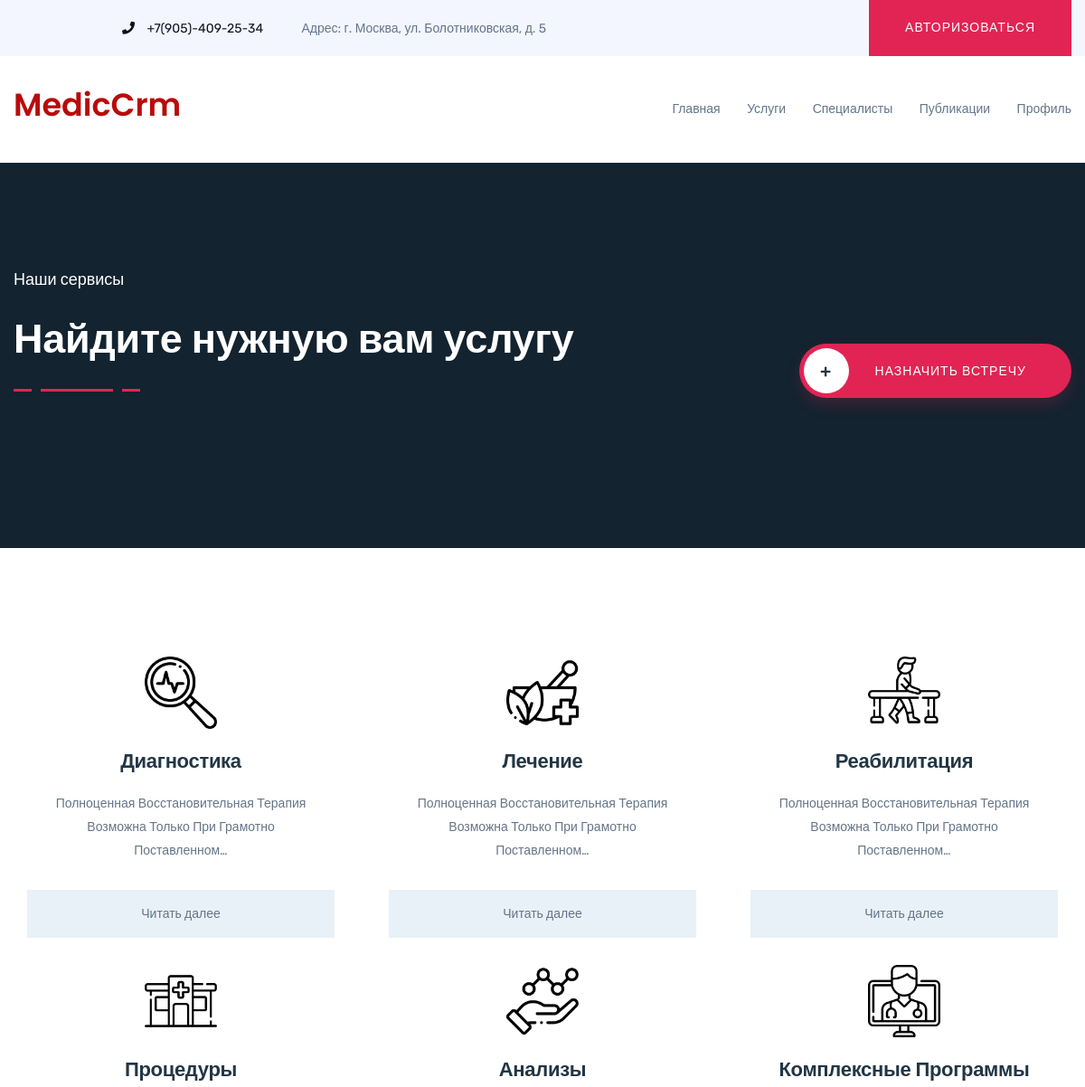
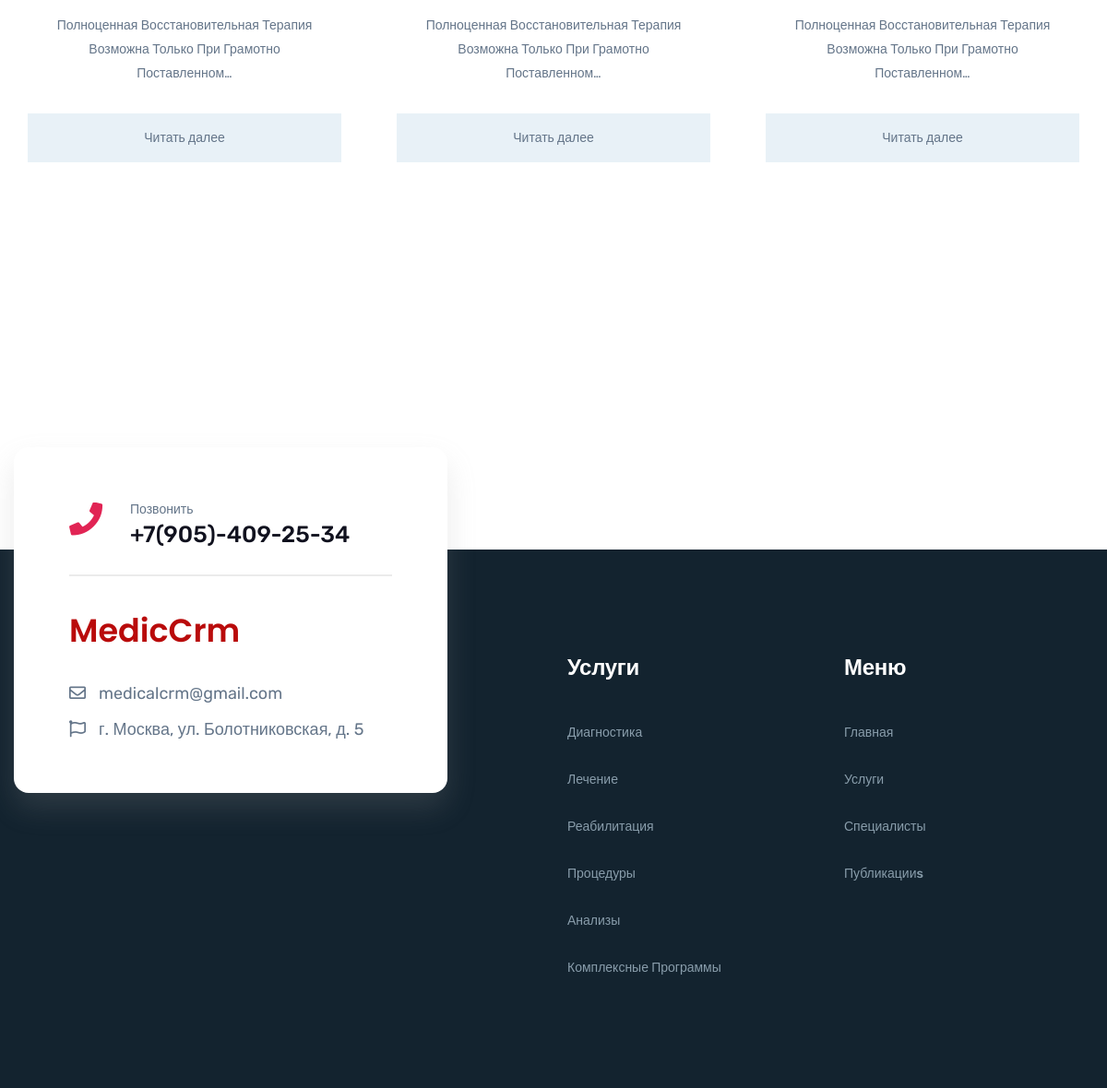
The app's page /service/ with its own data (2 pictures, top to bottom).
### service/models.py (models this page shows, shortened)
class Services(models.Model):
    image = models.ImageField(upload_to="service/", blank=True, null=True)
    name = models.CharField(max_length=200, blank=True)
    slug = models.SlugField(unique=True, blank=True)
    description = models.TextField(blank=True)

### service/views.py (the view, shortened to what this page needs)
# urls.py: path("", ServiceView.as_view(), name="service"),
class ServiceView(View):
    template_name = "pages/service/services-2.html"
    def get_context_data(self):
        context = {
            "services" : Services.objects.all()
        }
        return context
    def get(self, request):
        context = self.get_context_data()
        return render(request, self.template_name, context)

### templates/pages/service/services-2.html
{% extends 'wrapper.html' %}
{% load static %}
{% block content %}
      <section class="about-area pt-120 pb-90 primary-bg">
        <div class="container">
            <div class="row">
                <div class="col-xl-7 col-lg-8 col-md-12">
                    <div class="section-title pos-rel mb-75">
                        <div class="section-text pos-rel" >
                            <h5 style="color: white;">Наши сервисы</h5>
                            <h1 style="color: white;">Найдите нужную вам услугу</h1>
                        </div>
                        <div class="section-line pos-rel">
                            <img src="{% static 'img/shape/section-title-line.png' %}" alt="">
                        </div>
                    </div>
                </div>
                <div class="col-xl-5 col-lg-4">
                    <div class="section-button text-right pt-80">
                        <a data-animation="fadeInLeft" data-delay=".6s" href="{% url 'appointment:appointment_main' %}"
                            class="btn btn-icon ml-0"><span>+</span>назначить встречу</a>
                    </div>
                </div>
            </div>
        </div>
      </section>
      <section class="about-area pt-120 pb-90">
            <div class="container">
                <div class="row">
                    {% for i in services %}
                    <div class="col-xl-4 col-lg-4 col-md-6">
                        <div class="service-box-3 mb-30 text-center">
                            <div class="service-content-box">
                                <div class="service-content">
                                    <div class="image mb-4">
                                        <img src="{{ i.image.url }}" alt="" width="80px" height="80px">
                                    </div>
                                    <h3><a href="{% url 'service_app:service_detail' i.slug %}">{{ i.name|title  }}</a></h3>
                                    <p style="text-transform: capitalize;">
                                        {{ i.description|truncatechars:80 }}
                                    </p>
                                </div>
                                <a href="{% url 'service_app:service_detail' i.slug %}" class="service-link">Читать далее</a>
                            </div>
                        </div>
                    </div>
                    {% endfor %}
                </div>
            </div>
      </section>
{% endblock content%}

### templates/wrapper.html (shortened to what this page needs)
<!doctype html>
{% load static %}
<html class="no-js' %}" lang="zxx">
<head>
    <link rel="stylesheet" href="{% static 'css/bootstrap.min.css' %}">
    <link rel="stylesheet" href="{% static 'css/owl.carousel.min.css' %}">
    <link rel="stylesheet" href="{% static 'css/all.min.css' %}">
    <link rel="stylesheet" href="{% static 'css/meanmenu.css' %}">
    <link rel="stylesheet" href="{% static 'css/slick.css' %}">
    <link rel="stylesheet" href="{% static 'css/default.css' %}">
    <link rel="stylesheet" href="{% static 'css/style.css' %}">
    <link rel="stylesheet" href="{% static 'css/responsive.css' %}">
</head>
<body>
    <header>
        <div class="top-bar d-flex d-md-block">
            <div class="container">
                <div class="row d-flex align-items-center">
                    <div class="col-xl-6 offset-xl-1 col-lg-6 offset-lg-1 col-md-7 offset-md-1 col-8">
                        <div class="header-info">
                            <span id="number"><a href="tel:+79054092534"><i class="fas fa-phone"></i> +7(905)-409-25-34</a></span>
                            <span id="address">Адрес: г. Москва, ул. Болотниковская, д. 5</span>
                        </div>
                    </div>
                    <div class="col-xl-5 col-lg-5 col-md-4 col-4">
                        <div class="header-top-right-btn f-right">
                            <a href="{% url 'users:login' %}" class="btn">Авторизоваться</a>
                        </div>
                    </div>
                </div>
            </div>
        </div>
        <div class="header-menu-area">
            <div class="container">
                <div class="row">
                    <div class="col-xl-3 col-lg-3 col-md-5 d-flex align-items-center">
                            <a href="{% url 'main_app:home' %}">
                                <h2 style="color: rgb(185, 11, 11);">MedicCrm</h2>
                            </a>
                    </div>
                    <div class="col-xl-9 col-lg-9 col-md-9">
                        <div class="header__menu f-right">
                            <nav id="mobile-menu">
                                <ul>
                                    <li><a href="{% url 'main_app:home' %}">Главная</a>
                                    </li>
                                    <li><a href="{% url 'service_app:service' %}">Услуги</a>
                                    </li>
                                    <li><a href="{% url 'doctors_app:doctors_home' %}">Специалисты</a>
                                    </li>
                                    <li><a href="{% url 'blog:blog_main' %}">Публикации</a>
                                    </li>
                                    <li>
                                        <a href="{% url 'users:profile' %}">Профиль</a>
                                    </li>
                                </ul>
                            </nav>
                        </div>
                    </div>
                    <div class="col-12">
                    </div>
                </div>
            </div>
        </div>
    </header>
    <main>
        {% block content %}{% endblock content %}
        <footer style="margin-top: 300px;">
            <div class="footer-top primary-bg pt-115 pb-90">
                <div class="container">
                    <div class="row">
                        <div class="col-xl-5 col-lg-6 col-md-8">
                            <div class="footer-contact-info mb-30">
                                <div class="emmergency-call fix">
                                    <div class="emmergency-call-icon f-left">
                                        <i class="fas fa-phone"></i>
                                    </div>
                                    <div class="emmergency-call-text f-left">
                                        <h6>Позвонить</h6>
                                        <span style="font-size: 25px;"><a href="tel:+79054092534">+7(905)-409-25-34</a></span>
                                    </div>
                                </div>
                                <div class="footer-logo mb-35">
                                    <a href="{% url 'main_app:home' %}">
                                        <h2 style="color: rgb(185, 11, 11);">MedicCrm</h2>
                                    </a>
                                </div>
                                <div class="footer-emailing">
                                    <ul>
                                        <li><a href="mailto:medicalcrm@gmail.com" style="color: #647589 !important;"><i class="far fa-envelope"></i>medicalcrm@gmail.com</a></li>
                                        <li><a href="https://yandex.ru/maps/-/CLEPJhd" target="_blank" style="color: #647589 !important;"><i class="far fa-flag"></i>г. Москва, ул. Болотниковская, д. 5</a></li>
                                    </ul>
                                </div>
                            </div>
                        </div>
                        <div class="col-xl-2 offset-xl-1 col-lg-3 col-md-4">
                            <div class="footer-widget mb-30">
                                <div class="footer-title">
                                    <h3>Услуги</h3>
                                </div>
                                <div class="footer-menu">
                                    <ul>
                                        {% for i in request.all_service %}
                                        <li><a href="{% url 'service_app:service_detail' i.slug %}">{{i.name|title}}</a></li>
                                        {% endfor %}
                                    </ul>
                                </div>
                            </div>
                        </div>
                        <div class="col-xl-2 offset-xl-1 col-lg-3 d-md-none d-lg-block">
                            <div class="footer-widget mb-30">
                                <div class="footer-title">
                                    <h3>Меню</h3>
                                </div>
                                <div class="footer-menu">
                                    <ul>
                                        <li><a href="{% url 'main_app:home' %}">Главная</a></li>
                                        <li><a href="{% url 'service_app:service' %}">Услуги</a></li>
                                        <li><a href="{% url 'doctors_app:doctors_home' %}">Специалисты</a></li>
                                        <li><a href="{% url 'blog:blog_main' %}">Публикацииs</a></li>
                                    </ul>
                                </div>
                            </div>
                        </div>
                    </div>
                </div>
            </div>
        </footer>
    </main>
</body>
</html>

### static/css/default.css (style rules this page uses)
.mb-30 { margin-bottom: 30px; }
.mb-35 { margin-bottom: 35px; }
.mb-75 { margin-bottom: 75px; }
.pt-80 { padding-top: 80px; }
.pt-115 { padding-top: 115px; }
.pt-120 { padding-top: 120px; }
.pb-90 { padding-bottom: 90px; }
.primary-bg { background: #13232f; }
.pos-rel { position: relative; }

### static/css/responsive.css (style rules this page uses)
@media (min-width: 1200px) { .container { max-width:1200px } }
@media (min-width: 992px) and (max-width: 1200px) { .header__menu ul li { margin-left: 26px; } }
@media (min-width: 992px) and (max-width: 1200px) { .service-box-3 .service-content { padding-top: 30px; padding-left: 20px; padding-right: 20px; padding-bottom: 15px; } }
@media (min-width: 992px) and (max-width: 1200px) { .service-box-3 .service-content h3 { font-size: 22px; } }
@media (min-width: 992px) and (max-width: 1200px) { .section-title h1 { font-size: 45px; } }

### records on screen
Services: image (picture), name "Диагностика", description "Полноценная Восстановительная Терапия Возможна Только При Грамотно Поставленном…"
Services: image (picture), name "Лечение", description "Полноценная Восстановительная Терапия Возможна Только При Грамотно Поставленном…"
Services: image (picture), name "Реабилитация", description "Полноценная Восстановительная Терапия Возможна Только При Грамотно Поставленном…"
Services: image (picture), name "Процедуры", description "Полноценная Восстановительная Терапия Возможна Только При Грамотно Поставленном…"
Services: image (picture), name "Анализы", description "Полноценная Восстановительная Терапия Возможна Только При Грамотно Поставленном…"
Services: image (picture), name "Комплексные Программы", description "Полноценная Восстановительная Терапия Возможна Только При Грамотно Поставленном…"
